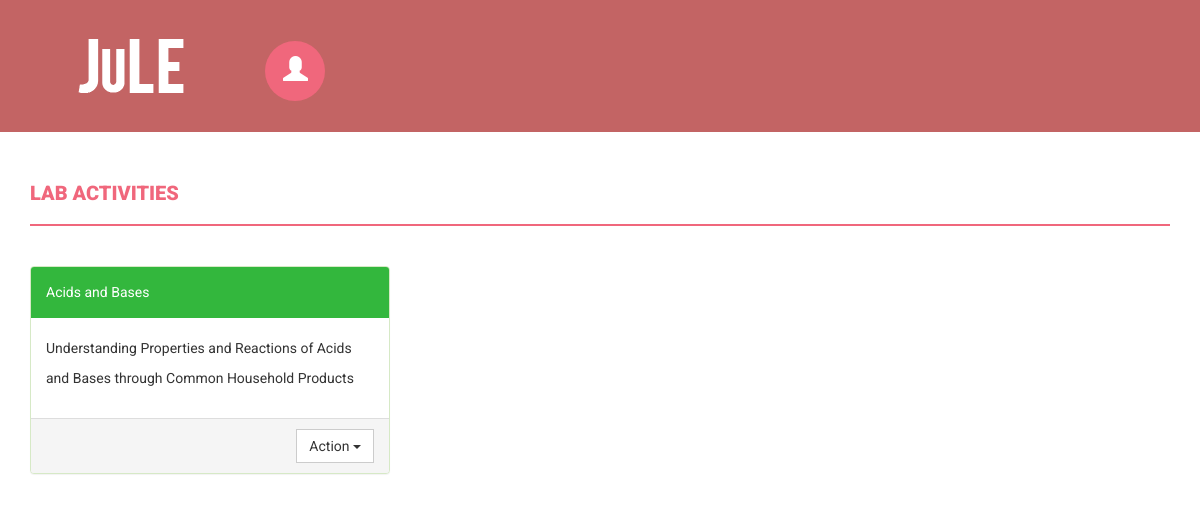
The app's page /home/ (signed in), older data.
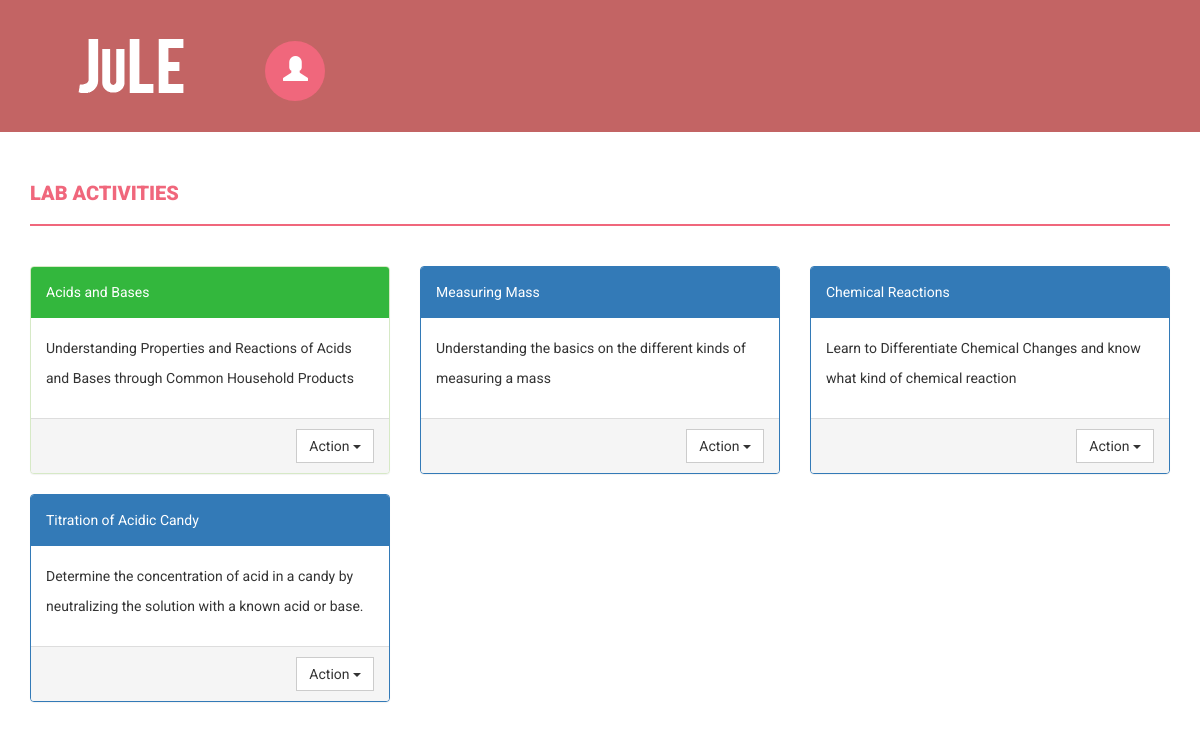
The same page, newer data.
### myapp/models.py (models this page shows, shortened)
class LabActivity(models.Model):
	labid = models.IntegerField(primary_key=True)
	labname = models.CharField(unique=True, max_length=100)
	labsummary = models.TextField(blank=True, null=True)
	numprocedures = models.IntegerField()
	hidden = models.BooleanField()
	selected = models.BooleanField()

### myapp/views.py (the view, shortened to what this page needs)
# urls.py: url(r'^home/$', views.home, name='home'),
def home(request):
	if(request.user.is_authenticated):
		if request.method=='GET':
			func = request.GET.get('func')
			myid = request.GET.get('id')
		uType = request.user.profile.userType
		context = {
			'labactivities': LabActivity.objects.all()
		}
		if(uType == False):
			template = loader.get_template('student.html')
		else:
			template = loader.get_template('teacher.html')
		return HttpResponse(template.render(context, request))

### myapp/templates/student.html (shortened to what this page needs)
{% load static %}
<!DOCTYPE html>
<html xmlns="http://www.w3.org/1999/xhtml">
<head>
    <link href="{% static 'css/bootstrap.css' %}" rel="stylesheet" />
    <link href="{% static 'css/font-awesome.css' %}" rel="stylesheet" />
    <link href="{% static 'css/style.css' %}" rel="stylesheet" />
    <link href="{% static 'css/mystyle.css' %}" rel="stylesheet" />
    <link href="{% static 'css/smart_wizard.css' %}" rel="stylesheet" type="text/css" />
    <link href="{% static 'css/smart_wizard_theme_circles.css' %}" rel="stylesheet" type="text/css" />
    <link href="{% static 'css/smart_wizard_theme_arrows.css' %}" rel="stylesheet" type="text/css" />
    <link href="{% static 'css/smart_wizard_theme_dots.css' %}" rel="stylesheet" type="text/css" />
</head>
<body>
    <div class="navbar navbar-inverse set-radius-zero">
        <div class="container">
            <div class="navbar-header">
                <a class="navbar-brand" href="{% url 'home' %}">
                    <img src="{% static 'img/logo1.png' %}" />
                </a>
            </div>
            <div class="left-div">
                <div class="user-settings-wrapper">
                    <ul class="nav">
                        <li class="dropdown">
                            <a class="dropdown-toggle" data-toggle="dropdown" href="#" aria-expanded="false">
                                <span class="glyphicon glyphicon-user" style="font-size: 25px;"></span>
                            </a>
                        </li>
                    </ul>
                </div>
            </div>
        </div>
    </div>
    <div class="content-wrapper">
        <div class="container">
            <div class="row">
                <div class="col-md-12">
                    <h4 class="page-head-line">Lab Activities</h4>
                </div>
            </div>
            <div class="row">
                {% for labactivity in labactivities %}
                {% if labactivity.hidden %}
                {% else %}
                <div class="col-md-4 col-sm-4">
                    {% if labactivity.selected %}
                    <div class="panel panel-success">
                    {% else %}
                    <div class="panel panel-primary">
                    {% endif %}
                        <div class="panel-heading">
                            {{ labactivity.labname }}
                        </div>
                        <div class="panel-body">
                            <p>{{ labactivity.labsummary }}</p>
                        </div>
                        <div class="panel-footer" align="right">
                            <div class="btn-group">
                                <button data-toggle="dropdown" class="btn btn-default dropdown-toggle borderless">Action <span class="caret"></span></button>
                            </div>
                        </div>
                    </div>
                </div>
                {% endif %}
                {% endfor %}
            </div>
        </div>
    </div>
</body>
</html>

Row changes from the older to the newer data that the page shows:
added LabActivity: labname "Measuring Mass", labsummary "Understanding the basics on the different kinds of measuring a mass"
added LabActivity: labname "Chemical Reactions", labsummary "Learn to Differentiate Chemical Changes and know what kind of chemical reaction"
added LabActivity: labname "Titration of Acidic Candy", labsummary "Determine the concentration of acid in a candy by neutralizing the solution with a known acid or base."
